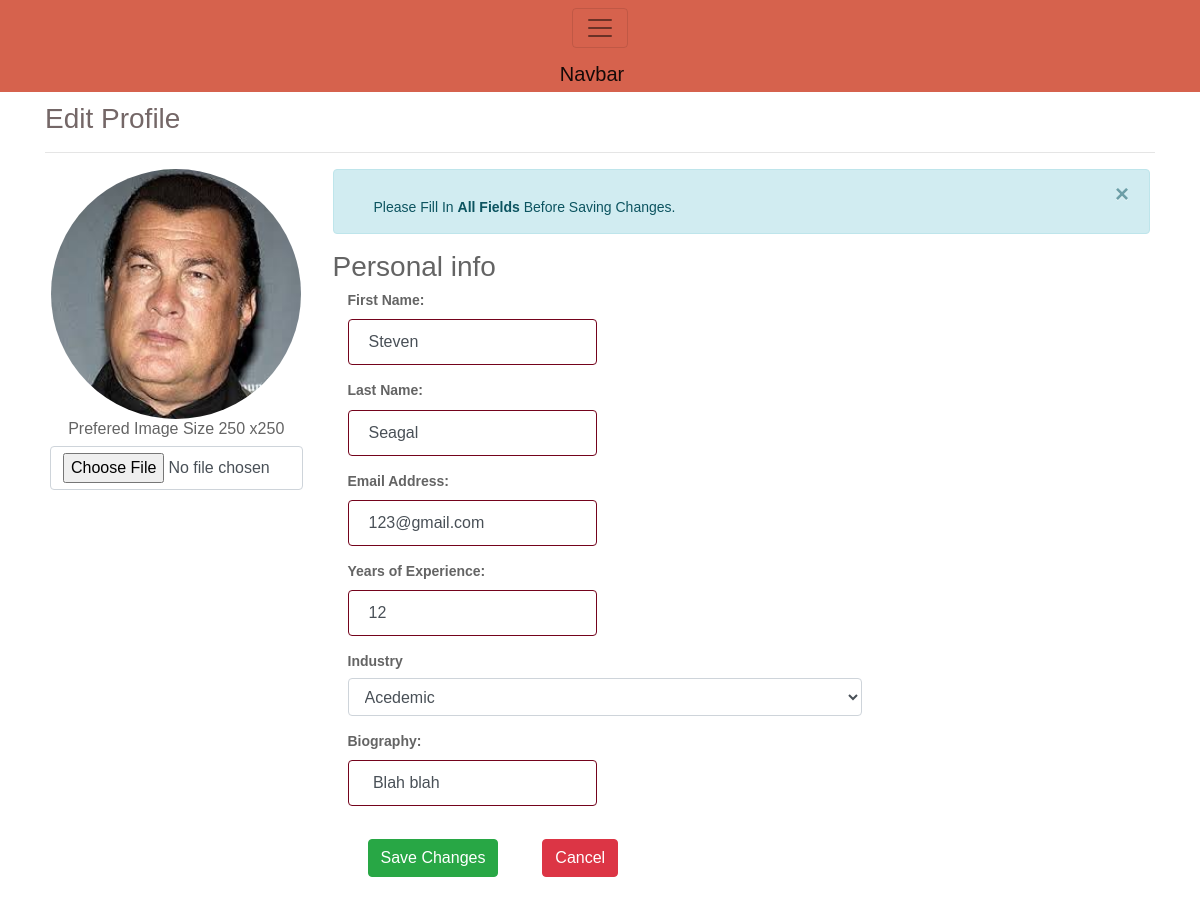
The page /old_files/editProfile.php?id=2 on the database its author committed.
### tables this page shows
CREATE TABLE IF NOT EXISTS `newuser` (
  `id` int(100) NOT NULL AUTO_INCREMENT,
  `first` varchar(128) NOT NULL,
  `last` varchar(128) NOT NULL,
  `uid` varchar(128) NOT NULL,
  `pwd` varchar(1000) NOT NULL,
  `email` varchar(255) NOT NULL,
  `years` int(11) NOT NULL,
  `industry` enum('it','retail','medical','manual labour','academic','accountancy and finance','architecture/design','childcare','drivers','education/training','graduate','hair and beauty','motor industry') DEFAULT NULL,
  `bio` varchar(1000) NOT NULL,
  `userPic` varchar(200) NOT NULL,
  `user_cv` varchar(255) NOT NULL,
  `timestamp` timestamp NOT NULL DEFAULT CURRENT_TIMESTAMP,
  PRIMARY KEY (`id`)
);

### old_files/editProfile.php (the view, shortened to what this page needs)
<?php
include_once("dbh.php");
?>
<?php
$id = $_GET['id'];
$result = mysqli_query($conn, "SELECT * FROM newuser WHERE id=$id");
while($res = mysqli_fetch_array($result))
{
	$firstName = $res['first'];
	$lastName = $res['last'];
    $email = $res['email'];
    $yearsXP = $res['years'];
	$bio = $res['bio'];
}
?>
<?php
	require_once 'imageUploadConnection.php';
	if(isset($_GET['id']) && !empty($_GET['id']))
	{
		$id = $_GET['id'];
		$stmt_edit = $conn->prepare('SELECT id,first,last,years,industry,bio,userPic FROM newuser WHERE id =:uid');
		$stmt_edit->execute(array(':uid'=>$id));
		$edit_row = $stmt_edit->fetch(PDO::FETCH_ASSOC);
		extract($edit_row);
	}
	else
	{
		header("Location: userprofile.php");
	}
				?>
<head>
	<link rel="stylesheet" href="https://maxcdn.bootstrapcdn.com/bootstrap/4.0.0-alpha.6/css/bootstrap.min.css"
>
	<link href="css/custom.css" rel="stylesheet"/>
</head>
<body>
		<nav class="navbar navbar-toggleable-md navbar-light bg-faded">
  <button class="navbar-toggler navbar-toggler-right" type="button" data-toggle="collapse" data-target="#navbarNavAltMarkup" aria-controls="navbarNavAltMarkup" aria-expanded="false" aria-label="Toggle navigation">
    <span class="navbar-toggler-icon"></span>
  </button>
  <a class="navbar-brand" href="#">Navbar</a>
</nav>
	<form method="post" enctype="multipart/form-data" class="form-horizontal" role="form">
	<div class="container">
    <h1>Edit Profile</h1>
  	<hr>
	<div class="row">
      <div class="col-md-3">
        <div class="text-center">
		<img src="user_images/<?php echo $userPic; ?>" height="250" width="250" class="rounded-circle" alt="avatar" />
          <h6>Prefered Image Size 250 x250</h6>
          <input type="file" name="user_image" class="form-control" accept="image/*">
        </div>
	  </div>
	  <div class="col-md-9 personal-info">
        <div class="alert alert-info alert-dismissable">
          <a class="panel-close close" data-dismiss="alert">×</a>
          <i class="fa fa-coffee"></i>
          Please Fill In <strong>All Fields</strong> Before Saving Changes.
        </div>
		<h3>Personal info</h3>
		<div class="form-group">
            <label class="col-lg-3 control-label">First Name:</label>
            <div class="col-lg-8">
			<input class="form-control" type="text" name="first_name" value="<?php echo $firstName; ?>" required />
            </div>
		</div>
		<div class="form-group">
            <label class="col-lg-3 control-label">Last Name:</label>
            <div class="col-lg-8">
			<input class="form-control" type="text" name="last_name" value="<?php echo $lastName; ?>" required />
            </div>
		</div>
		<div class="form-group">
            <label class="col-lg-3 control-label">Email Address:</label>
            <div class="col-lg-8">
			<input class="form-control" type="text" name="email_Address" value="<?php echo $email; ?>" required />
            </div>
		</div>
		<div class="form-group">
            <label class="col-lg-3 control-label">Years of Experience:</label>
            <div class="col-lg-8">
			<input class="form-control" type="text" name="years_XP" value="<?php echo $yearsXP; ?>" required />
            </div>
		</div>
		<div class="form-group">
            <label class="col-lg-3 control-label">Industry</label>
            <div class="col-lg-8">
              <div class="ui-select">
                <select name="industry_Type" class="form-control">
                  <option value="academic">Acedemic</option>
                </select>
              </div>
            </div>
          </div>
		<div class="form-group">
            <label class="col-lg-3 control-label">Biography:</label>
            <div class="col-lg-8">
			<input class="form-control" type="text" name="biography" value="<?php echo $bio; ?>" required />
            </div>
        </div>
	<div class="form-group">
            <label class="col-md-3 control-label"></label>
            <div class="col-md-8">
			<button type="submit" name="btn_save_updates" class="btn btn-success"> Save Changes</button>
              <button type="submit" name="cancel" class="btn btn-danger">Cancel </button>
            </div>
		  </div>
		  </div>
        </div>
		</div>
</form>
</body>
</html>

### rows shown on the page
newuser: userPic (picture), first_name "Steven", last_name "Seagal", email_Address "123@gmail.com", years_XP "12", biography "Blah blah"
